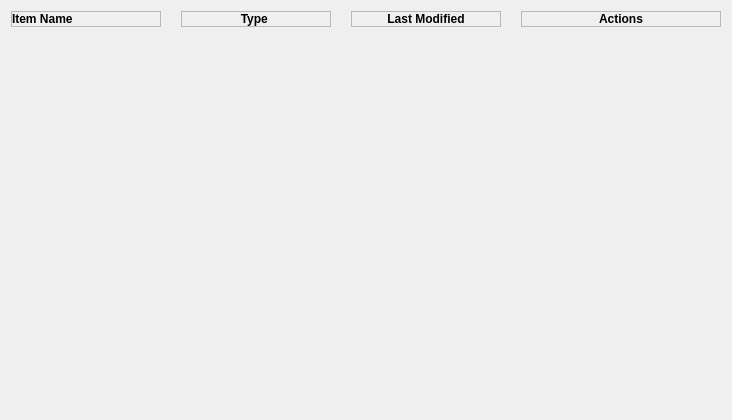
        <widget class="QWidget" name="notesTab">
         <attribute name="icon">
          <iconset resource="../Qss/icons/_icons.qrc">
           <normaloff>:/font_awesome_solid/icons/font_awesome/solid/note-sticky.png</normaloff>:/font_awesome_solid/icons/font_awesome/solid/note-sticky.png</iconset>
         </attribute>
         <attribute name="title">
          <string>Notes</string>
         </attribute>
         <layout class="QVBoxLayout" name="verticalLayout_9">
          <item>
           <widget class="QWidget" name="tabHeader_4" native="true">
            <property name="maximumSize">
             <size>
              <width>16777215</width>
              <height>20</height>
             </size>
            </property>
            <layout class="QGridLayout" name="gridLayout_8">
             <property name="leftMargin">
              <number>0</number>
             </property>
             <property name="topMargin">
              <number>0</number>
             </property>
             <property name="rightMargin">
              <number>0</number>
             </property>
             <property name="bottomMargin">
              <number>0</number>
             </property>
             <property name="horizontalSpacing">
              <number>10</number>
             </property>
             <property name="verticalSpacing">
              <number>0</number>
             </property>
             <item row="0" column="0">
              <widget class="QFrame" name="frame_27">
               <property name="minimumSize">
                <size>
                 <width>150</width>
                 <height>0</height>
                </size>
               </property>
               <property name="maximumSize">
                <size>
                 <width>150</width>
                 <height>16777215</height>
                </size>
               </property>
               <property name="frameShape">
                <enum>QFrame::Shape::StyledPanel</enum>
               </property>
               <property name="frameShadow">
                <enum>QFrame::Shadow::Raised</enum>
               </property>
               <layout class="QHBoxLayout" name="horizontalLayout_30">
                <property name="spacing">
                 <number>0</number>
                </property>
                <property name="leftMargin">
                 <number>0</number>
                </property>
                <property name="topMargin">
                 <number>0</number>
                </property>
                <property name="rightMargin">
                 <number>0</number>
                </property>
                <property name="bottomMargin">
                 <number>0</number>
                </property>
                <item>
                 <widget class="QLabel" name="label_35">
                  <property name="font">
                   <font>
                    <bold>true</bold>
                   </font>
                  </property>
                  <property name="text">
                   <string>Item Name</string>
                  </property>
                 </widget>
                </item>
               </layout>
              </widget>
             </item>
             <item row="0" column="6">
              <widget class="QCustomVerticalSeparator" name="customVerticalSeparator_19">
               <property name="maximumSize">
                <size>
                 <width>16777215</width>
                 <height>20</height>
                </size>
               </property>
              </widget>
             </item>
             <item row="0" column="4">
              <widget class="QCustomVerticalSeparator" name="customVerticalSeparator_20">
               <property name="maximumSize">
                <size>
                 <width>16777215</width>
                 <height>20</height>
                </size>
               </property>
              </widget>
             </item>
             <item row="0" column="7">
              <widget class="QFrame" name="frame_28">
               <property name="minimumSize">
                <size>
                 <width>200</width>
                 <height>0</height>
                </size>
               </property>
               <property name="maximumSize">
                <size>
                 <width>200</width>
                 <height>16777215</height>
                </size>
               </property>
               <property name="frameShape">
                <enum>QFrame::Shape::StyledPanel</enum>
               </property>
               <property name="frameShadow">
                <enum>QFrame::Shadow::Raised</enum>
               </property>
               <layout class="QHBoxLayout" name="horizontalLayout_31">
                <property name="spacing">
                 <number>10</number>
                </property>
                <property name="leftMargin">
                 <number>0</number>
                </property>
                <property name="topMargin">
                 <number>0</number>
                </property>
                <property name="rightMargin">
                 <number>0</number>
                </property>
                <property name="bottomMargin">
                 <number>0</number>
                </property>
                <item alignment="Qt::AlignmentFlag::AlignHCenter">
                 <widget class="QLabel" name="label_36">
                  <property name="font">
                   <font>
                    <bold>true</bold>
                   </font>
                  </property>
                  <property name="text">
                   <string>Actions</string>
                  </property>
                 </widget>
                </item>
               </layout>
              </widget>
             </item>
             <item row="0" column="3">
              <widget class="QFrame" name="frame_29">
               <property name="minimumSize">
                <size>
                 <width>150</width>
                 <height>0</height>
                </size>
               </property>
               <property name="maximumSize">
                <size>
                 <width>150</width>
                 <height>16777215</height>
                </size>
               </property>
               <property name="frameShape">
                <enum>QFrame::Shape::StyledPanel</enum>
               </property>
               <property name="frameShadow">
                <enum>QFrame::Shadow::Raised</enum>
               </property>
               <layout class="QHBoxLayout" name="horizontalLayout_32">
                <property name="spacing">
                 <number>0</number>
                </property>
                <property name="leftMargin">
                 <number>0</number>
                </property>
                <property name="topMargin">
                 <number>0</number>
                </property>
                <property name="rightMargin">
                 <number>0</number>
                </property>
                <property name="bottomMargin">
                 <number>0</number>
                </property>
                <item>
                 <widget class="QLabel" name="label_37">
                  <property name="font">
                   <font>
                    <bold>true</bold>
                   </font>
                  </property>
                  <property name="text">
                   <string>Type </string>
                  </property>
                  <property name="alignment">
                   <set>Qt::AlignmentFlag::AlignCenter</set>
                  </property>
                 </widget>
                </item>
               </layout>
              </widget>
             </item>
             <item row="0" column="5">
              <widget class="QFrame" name="frame_30">
               <property name="minimumSize">
                <size>
                 <width>150</width>
                 <height>0</height>
                </size>
               </property>
               <property name="maximumSize">
                <size>
                 <width>150</width>
                 <height>16777215</height>
                </size>
               </property>
               <property name="frameShape">
                <enum>QFrame::Shape::StyledPanel</enum>
               </property>
               <property name="frameShadow">
                <enum>QFrame::Shadow::Raised</enum>
               </property>
               <layout class="QHBoxLayout" name="horizontalLayout_33">
                <property name="spacing">
                 <number>0</number>
                </property>
                <property name="leftMargin">
                 <number>0</number>
                </property>
                <property name="topMargin">
                 <number>0</number>
                </property>
                <property name="rightMargin">
                 <number>0</number>
                </property>
                <property name="bottomMargin">
                 <number>0</number>
                </property>
                <item>
                 <widget class="QLabel" name="label_38">
                  <property name="font">
                   <font>
                    <bold>true</bold>
                   </font>
                  </property>
                  <property name="text">
                   <string>Last Modified</string>
                  </property>
                  <property name="alignment">
                   <set>Qt::AlignmentFlag::AlignCenter</set>
                  </property>
                 </widget>
                </item>
               </layout>
              </widget>
             </item>
             <item row="0" column="2">
              <widget class="QCustomVerticalSeparator" name="customVerticalSeparator_21">
               <property name="maximumSize">
                <size>
                 <width>16777215</width>
                 <height>20</height>
                </size>
               </property>
              </widget>
             </item>
            </layout>
           </widget>
          </item>
          <item>
           <widget class="QCustomHorizontalSeparator" name="customHorizontalSeparator_7"/>
          </item>
          <item>
           <widget class="QWidget" name="notesList" native="true">
            <layout class="QVBoxLayout" name="verticalLayout_8"/>
           </widget>
          </item>
          <item>
           <spacer name="verticalSpacer_4">
            <property name="orientation">
             <enum>Qt::Orientation::Vertical</enum>
            </property>
            <property name="sizeHint" stdset="0">
             <size>
              <width>20</width>
              <height>352</height>
             </size>
            </property>
           </spacer>
          </item>
         </layout>
        </widget>
